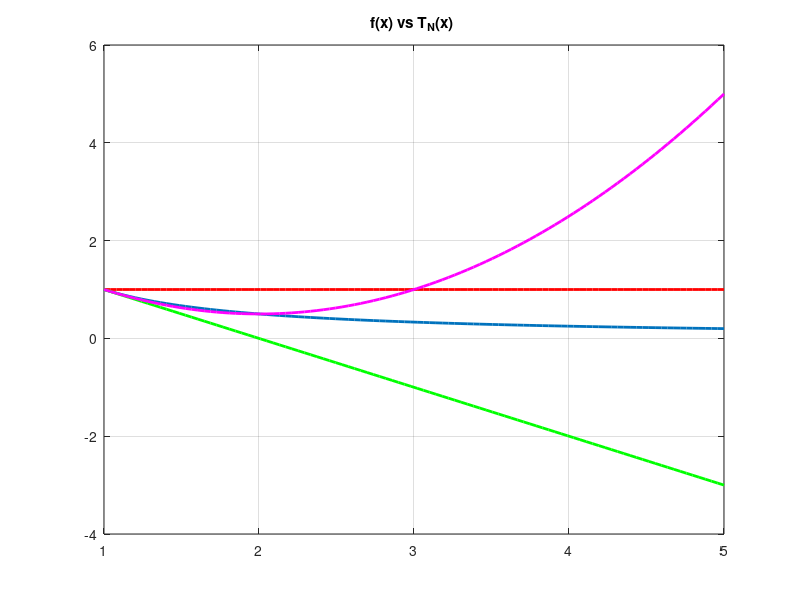

Reproduce this figure in MATLAB. (Note: this script raises an error after producing the figure.)
% let's generate our mesh points

x=linspace(1,5,100);

% Taylor interpolation function

T=zeros(6,100);

for i=1:100
   % let's calculate function at grid points
   f(i)=1/x(i);
    
   % now let's calculate taylor interpolaiton function
   
   % let's calculate taylor expansion term by term 
   for j=1:6
       
      T(j,i)=((x(i)-1.)^(j-1))*(cos(pi*(j-1)))*(1)^(-1.*j)/factorial(j-1);
       
   end
   
   % now let's add them to generate our interpolation functions
   for j=1:5
       
       T(j+1,i)=T(j+1,i)+T(j,i);
       
   end
   
end



figure(1)

plot(x,f,'LineWidth',2);
hold on
plot(x,T(1,:),'r','LineWidth',2);
hold on
plot(x,T(2,:),'g','LineWidth',2);
hold on
plot(x,T(3,:),'m','LineWidth',2);
grid on
%title
title('f(x) vs T_N(x) ')
legend('f(x)','T_0(x)','T_1(x)','T_2(x)',4)
ylabel('f(x)')
% label for y axis
xlabel('x')
% label for x axis

figure(2)

plot(x,f,'LineWidth',2);
hold on
plot(x,T(4,:),'r','LineWidth',2);
hold on
plot(x,T(5,:),'g','LineWidth',2);
hold on
plot(x,T(6,:),'m','LineWidth',2);
grid on
%title
title('f(x) vs T_N(x) ')
legend('f(x)','T_3(x)','T_4(x)','T_5(x)',4)
ylabel('f(x)')
% label for y axis
xlabel('x')
% label for x axis

% let's calculate percent true error at 3
err=zeros(1,6);
for j=1:6
   
    err(1,j)=abs((f(50)-T(j,50))/f(50))*100.;
    
end

err


% now let's generate interpolation by lagrange interpolants

% interpolant points
xi=[2 2.5 4];

for i=1:100

    
    % now let's calculate the interpolant value
    
    % first lagrange interpolant
    L(1,i)=(x(i)-xi(1))*(x(i)-xi(1))/((xi(1)-xi(2))*(xi(1)-xi(3)));
    
     % second lagrange interpolant
    L(2,i)=(x(i)-xi(2))*(x(i)-xi(2))/((xi(2)-xi(1))*(xi(2)-xi(3)));
    
    % third lagrange interpolant
    L(3,i)=(x(i)-xi(3))*(x(i)-xi(3))/((xi(3)-xi(1))*(xi(3)-xi(2)));
    
    
    % now let's generate the full interpolation polynomial
    P2(i)=L(1,i)*(1/xi(1))+L(2,i)*(1/xi(2))+L(3,i)*(1/xi(3));
    
    
    
end

figure(3)

plot(x,f,'LineWidth',2);
hold on
plot(x,P2,'r','LineWidth',2);
hold on
plot(x,T(3,:),'m','LineWidth',2);
grid on
%title
title('f(x) vs P_2(x) vs T_2(x)')
legend('f(x)','P_2(x)','T_2(x)',3)
ylabel('f(x)')
% label for y axis
xlabel('x')
% label for x axis

errL=abs((f(50)-P2(50))/f(50))*100.
